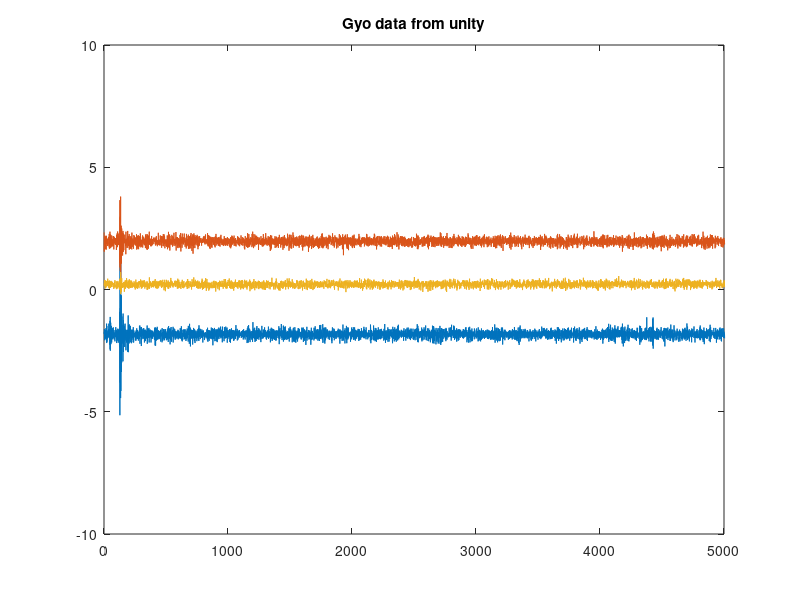

This figure's MATLAB source:
%final IMU data
fp_gyo=fopen('originalIMU.txt');
Gyo=fscanf(fp_gyo,'%f,%f,%f',[3,Inf]);
Gyo=Gyo';
fclose(fp_gyo);


%plot
plot(Gyo)
%xlable('No. of samples'),ylable('Output')
title('Gyo data from unity')
axis([0,5000,-10,10]);
mean(Gyo)%calculate the bias value
